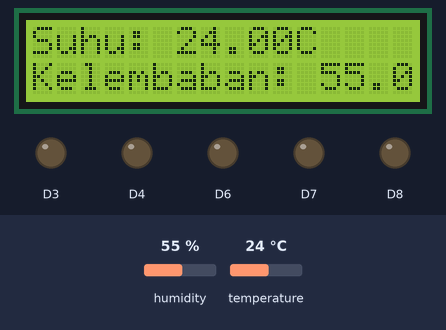
The sketch below on a simulated ESP8266 (NodeMCU). On the bench: 16×2 character LCD, output pins drawn as LEDs (lit = HIGH). The test bench sets the inputs (shaded band); at power-on: humidity 55 %, temperature 24 °C. WiFi joins after 1.5 s; servers stay silent unless stated; no MQTT or app messages arrive unless stated; what the sketch prints to the serial monitor is not drawn.

Above: at 2.8 s.
2.9 s: humidity set to 22 %
At 12.5 s:
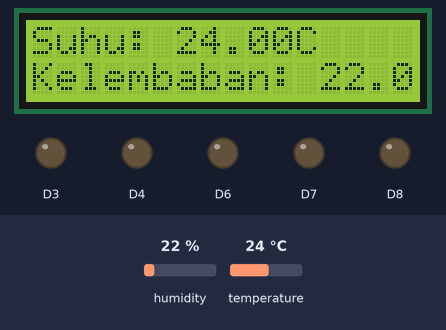
13.2 s: temperature set to 12 °C
At 22.3 s:
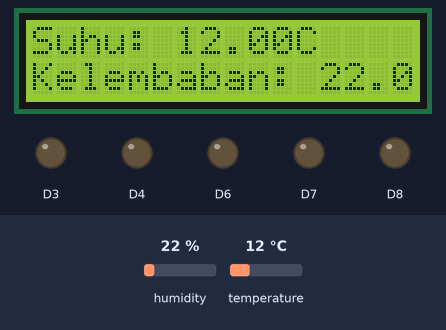
33.2 s: humidity set to 40 %
At 43.1 s:
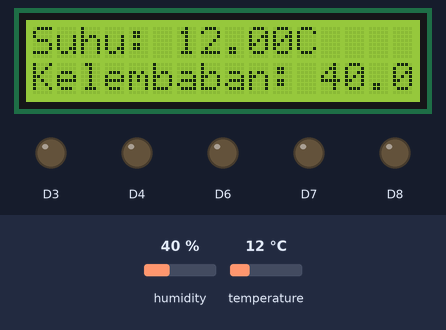
43.4 s: temperature set to 19 °C
At 53.0 s:
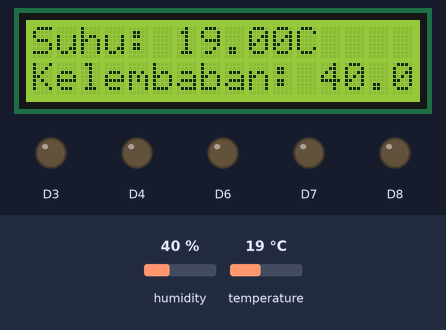
Timing chart, 0 to 54.5 s (numbered marks = the images above; inputs shaded):
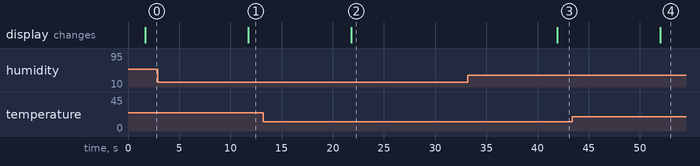

The sketch:

script_IDE.ino
```cpp
#include <Wire.h>
#include <LiquidCrystal_I2C.h>
#include "DHT.h"
#include <ESP8266WiFi.h>
#include <PubSubClient.h>
#include <ArduinoJson.h>

// Konfigurasi WiFi dan MQTT
const char* ssid = "vivo 1938";
const char* password = "dediprasetya";
const char* mqtt_server = "usm.revolusi-it.com";
const int mqtt_port = 1883;
const char* mqtt_user = "usm";
const char* mqtt_password = "usmjaya24";
const char* topic = "test/test";

// Inisialisasi objek WiFiClient dan PubSubClient
WiFiClient espClient;
PubSubClient client(espClient);

// Definisi pin dan tipe sensor DHT
#define DHTPIN D5
#define DHTTYPE DHT11

// Inisialisasi objek DHT dan LCD
DHT dht(DHTPIN, DHTTYPE);
LiquidCrystal_I2C lcd(0x27, 16, 2);

// Fungsi callback untuk menangani pesan MQTT
void callback(char* topic, byte* payload, unsigned int length) {
  Serial.print("Pesan dari MQTT [");
  Serial.print(topic);
  Serial.print("] ");

  StaticJsonDocument<256> doc;
  DeserializationError error = deserializeJson(doc, payload, length);

  if (error) {
    Serial.print("deserializeJson() failed: ");
    Serial.println(error.c_str());
    return;
  }

  const char* nim = doc["nim"];
  const char* messages = doc["messages"];

  if (String(nim) == "G.231.21.0215") {
    Serial.println(messages);
    if (String(messages) == "D1=1") { digitalWrite(D1, HIGH); }
    if (String(messages) == "D2=1") { digitalWrite(D2, HIGH); }
    if (String(messages) == "D3=1") { digitalWrite(D3, HIGH); }
    if (String(messages) == "D4=1") { digitalWrite(D4, HIGH); }
    if (String(messages) == "D5=1") { digitalWrite(D5, HIGH); }
    if (String(messages) == "D6=1") { digitalWrite(D6, HIGH); }
    if (String(messages) == "D7=1") { digitalWrite(D7, HIGH); }
    if (String(messages) == "D8=1") { digitalWrite(D8, HIGH); }
    if (String(messages) == "D1=0") { digitalWrite(D1, LOW); }
    if (String(messages) == "D2=0") { digitalWrite(D2, LOW); }
    if (String(messages) == "D3=0") { digitalWrite(D3, LOW); }
    if (String(messages) == "D4=0") { digitalWrite(D4, LOW); }
    if (String(messages) == "D5=0") { digitalWrite(D5, LOW); }
    if (String(messages) == "D6=0") { digitalWrite(D6, LOW); }
    if (String(messages) == "D7=0") { digitalWrite(D7, LOW); }
    if (String(messages) == "D8=0") { digitalWrite(D8, LOW); }
  }
}

void reconnect() {
  while (!client.connected()) {
    Serial.print("Attempting MQTT connection...");
    if (client.connect("ESP8266Client", mqtt_user, mqtt_password)) {
      Serial.println("connected");
      client.subscribe(topic);
    } else {
      Serial.print("failed, rc=");
      Serial.print(client.state());
      Serial.println(" try again in 5 seconds");
      delay(5000);
    }
  }
}

void konek_wifi() {
  WiFi.begin(ssid, password);
  while (WiFi.status() != WL_CONNECTED) {
    delay(500);
    Serial.print(".");
  }
  Serial.println("WiFi connected");
}

void setup() {
  Serial.begin(115200);

  // Inisialisasi I2C dan LCD
  Wire.begin(D1, D2);
  lcd.begin(16, 2);
  lcd.backlight();

  // Inisialisasi sensor DHT
  dht.begin();

  // Menghubungkan ke WiFi
  konek_wifi();

  // Menghubungkan ke server MQTT
  client.setServer(mqtt_server, mqtt_port);
  client.setCallback(callback);
  reconnect();

  // Inisialisasi pin untuk LED
  pinMode(D1, OUTPUT);
  pinMode(D2, OUTPUT);
  pinMode(D3, OUTPUT);
  pinMode(D4, OUTPUT);
  pinMode(D5, OUTPUT);
  pinMode(D6, OUTPUT);
  pinMode(D7, OUTPUT);
  pinMode(D8, OUTPUT);
}

void loop() {
  if (WiFi.status() != WL_CONNECTED) { konek_wifi(); }
  if (!client.connected()) { reconnect(); }
  client.loop();

  float h = dht.readHumidity();
  float t = dht.readTemperature();

  if (isnan(h) || isnan(t)) {
    Serial.println("Failed to read from DHT sensor!");
    lcd.setCursor(0, 0);
    lcd.print("Sensor Error   ");
    lcd.setCursor(0, 1);
    lcd.print("                ");
    delay(2000);
    return;
  }

  // Tampilkan di LCD
  lcd.setCursor(0, 0);
  lcd.print("Suhu: " + String(t) + "C   ");
  lcd.setCursor(0, 1);
  lcd.print("Kelembaban: " + String(h) + "%   ");

  // Buat pesan JSON
  String jsonMessage = "{ \"nim\" : \"G.231.21.0215\", \"suhu\" : " + String(t) + ", \"kelembapan\" : " + String(h) + " }";

  // Kirim pesan JSON melalui MQTT
  client.publish(topic, jsonMessage.c_str());
  Serial.println("MQTT message published: " + jsonMessage);

  delay(10000); // Interval pengiriman pesan (10 detik)
}
```

Measured:
- after the input at 2.9 s, the display: changes after 8.8 s (image 1)
- after the input at 13.2 s, the display: changes after 8.6 s (image 2)
- after the input at 33.2 s, the display: changes after 8.7 s (image 3)
- after the input at 43.4 s, the display: changes after 8.6 s (image 4)
